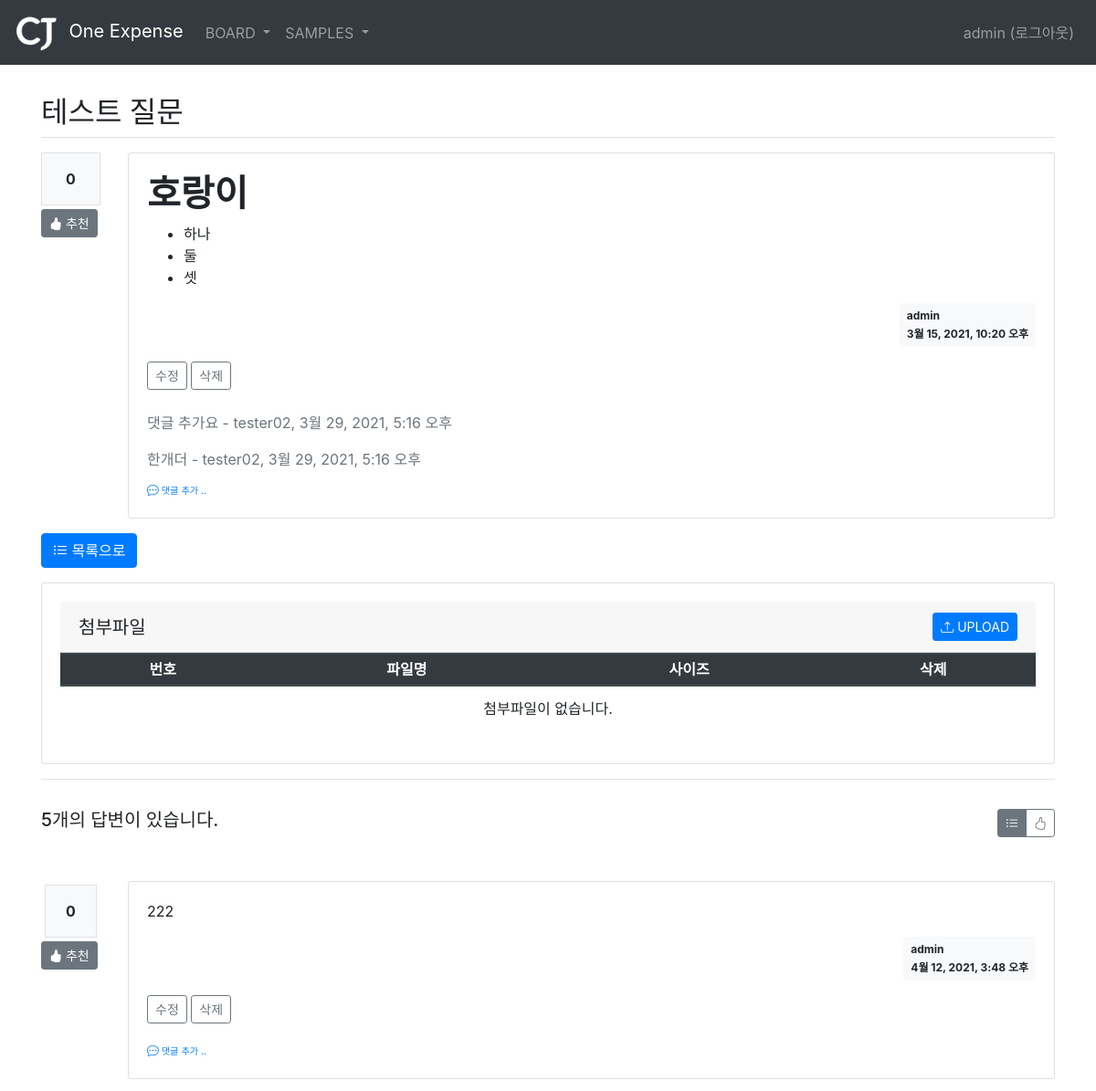
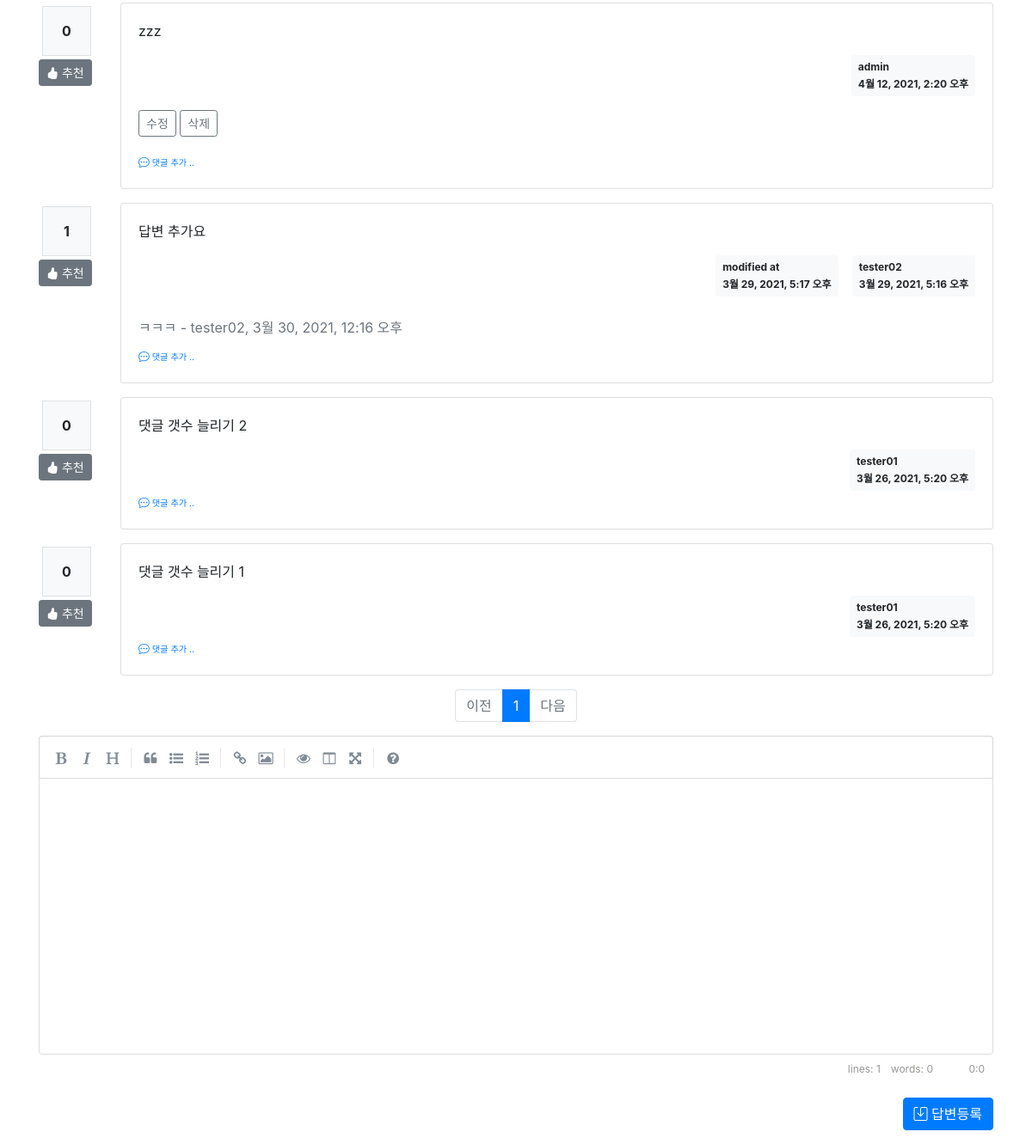
Screenshot of /board/board/detail/307/ (signed in) with the database file from the repository (2 pictures, top to bottom).
### board/models.py (models this page shows, shortened)
class Board(models.Model):
    menu = models.ForeignKey(Menu, on_delete=models.CASCADE, related_name='menu_board')
    author = models.ForeignKey(User, on_delete=models.CASCADE, related_name='author_board')
    subject = models.CharField(max_length=200)
    content = models.TextField()
    hit_count = models.IntegerField(default=0)
    create_date = models.DateTimeField()
    modify_date = models.DateTimeField(null=True, blank=True)
    voter = models.ManyToManyField(User, related_name='voter_board')

class Comment(models.Model):
    author = models.ForeignKey(User, on_delete=models.CASCADE)
    content = models.TextField()
    create_date = models.DateTimeField()
    modify_date = models.DateTimeField(null=True, blank=True)
    board = models.ForeignKey(Board, null=True, blank=True, on_delete=models.CASCADE)
    reply = models.ForeignKey(Reply, null=True, blank=True, on_delete=models.CASCADE)

class Reply(models.Model):
    author = models.ForeignKey(User, on_delete=models.CASCADE, related_name='author_reply')
    board = models.ForeignKey(Board, on_delete=models.CASCADE)
    content = models.TextField()
    create_date = models.DateTimeField()
    modify_date = models.DateTimeField(null=True, blank=True)
    voter = models.ManyToManyField(User, related_name='voter_reply')

### board/views/base_views.py (the view)
# urls.py: path('board/detail/<int:board_id>/', base_views.detail, name='detail'),
@login_required(login_url='common:login')
def detail(request, board_id):
    page = request.GET.get('page', '1')  # 페이지
    so = request.GET.get('so', 'recent')  # 정렬기준
    board = get_object_or_404(Board, pk=board_id)
    board.hit_count += 1
    board.save()
    if so == 'recommend':
        reply_list = board.reply_set.all().annotate(num_voter=Count('voter')).order_by('-num_voter', '-create_date')
    else:  # recent
        reply_list = board.reply_set.all().order_by('-create_date')
    paginator = Paginator(reply_list, 5)  # 페이지당 5개씩 보여주기
    page_obj = paginator.get_page(page)
    fileForm = FileForm()
    file_list = File.objects.filter(ref_type='board', ref_id=board.id).order_by('-create_date')
    context = {'board': board, 'reply_list': page_obj, 'so': so, 'page': page, 'fileForm': fileForm, 'file_list': file_list, 'ref_type': 'board', 'ref_id': board.id}
    return render(request, 'board/board_detail.html', context)

### board/templatetags/board_filter.py (called while the page is built)
@register.filter()
def mark(value):
    extensions = ["nl2br", "fenced_code"]
    return mark_safe(markdown.markdown(value, extensions=extensions))

### templates/board/board_detail.html (shortened to what this page needs)
{% extends 'base.html' %}
{% load board_filter %}
{% block content %}
<div class="container my-3" style="padding-top:80px">
    <h2 class="border-bottom py-2">{{ board.subject }}</h2>
    <div class="row my-3">
        <div class="col-1">
            <div class="bg-light text-center p-3 border font-weight-bolder mb-1">{{board.voter.count}}</div>
            <a href="#" data-uri="{% url 'board:vote_board' board.id  %}"
               class="recommend btn btn-sm btn-secondary"><i class="bi bi-hand-thumbs-up-fill"></i> 추천</a>
        </div>
        <div class="col-11">
            <div class="card">
                <div class="card-body">
                    <div class="card-text">{{ board.content|mark }}</div>
                    <div class="d-flex justify-content-end">
                        <div class="badge badge-light p-2 text-left">
                            <div class="mb-2">{{ board.author.username }}</div>
                            <div>{{ board.create_date }}</div>
                        </div>
                    </div>
                    {% if request.user == board.author %}
                    <div class="my-3">
                        <a href="{% url 'board:board_modify' board.id  %}"
                           class="btn btn-sm btn-outline-secondary">수정</a>
                        <a href="#" class="delete btn btn-sm btn-outline-secondary"
                           data-uri="{% url 'board:board_delete' board.id  %}">삭제</a>
                    </div>
                    {% endif %}
                    {% if board.comment_set.count > 0 %}
                    <div class="mt-3">
                    {% for comment in board.comment_set.all %}
                        <div class="comment py-2 text-muted">
                            <span style="white-space: pre-line;">{{ comment.content }}</span>
                            <span>
                                - {{ comment.author }}, {{ comment.create_date }}
                            </span>
                        </div>
                    {% endfor %}
                    </div>
                    {% endif %}
                    <div>
                        <a href="{% url 'board:comment_create_board' board.id  %}"
                           class="small"><i class="bi bi-chat-dots"></i><small> 댓글 추가 ..</small></a>
                    </div>
                </div>
            </div>
        </div>
    </div>
    <a href="{% url 'board:list' board.menu_id %}" class="btn btn-primary"><i class="bi bi-list-ul"></i> 목록으로</a>
    <div class="row my-3">
        <div class="col-12">
            <div class="card">
                <div class="card-body">
                    <h5 class="card-header d-flex justify-content-between align-items-center">
                        첨부파일
                        <button id="upload_popup_btn" type="button" class="btn btn-sm btn-primary"><i class="bi bi-upload"></i> UPLOAD</button>
                    </h5>
                    <table class="table">
                        <thead>
                        <tr class="text-center thead-dark table-sm">
                            <th>번호</th>
                            <th>파일명</th>
                            <th>사이즈</th>
                            <th>삭제</th>
                        </tr>
                        </thead>
                        <tbody>
                        {% if file_list %}
                        {% for file in file_list %}
                        <tr class="text-center">
                            <td>{{ forloop.counter }}</td>
                            <td>
                                <a href="{% url 'common:file_download' file.id  %}">{{ file.file_name }}</a>
                            </td>
                            <td>
                                {{ file.file_data.size }}
                            </td>
                            <td>
                                <a href="#" data-uri="{% url 'common:file_delete' file.id %}" class="file_delete badge badge-danger" type="button">DELETE</a>
                            </td>
                        </tr>
                        {% endfor %}
                        {% else %}
                        <tr>
                            <td colspan="4" class="text-center">첨부파일이 없습니다.</td>
                        </tr>
                        {% endif %}
                        </tbody>
                    </table>
                </div>
            </div>
        </div>
    </div>
    <div class="d-flex justify-content-between border-top my-3 py-2">
        <h5 class="my-3 py-2">{{ reply_list.paginator.count }}개의 답변이 있습니다.</h5>
        <div class="btn-group my-3 py-2" role="group">
            <button type="button" class="btn btn-sm btn-outline-secondary so {% if so == 'recent' %}active{% endif %}" data-so="recent"  data-original-title="최신순">
                <i class="bi bi-list-ul"></i>
            </button>
            <button type="button" class="btn btn-sm btn-outline-secondary so {% if so == 'recommend' %}active{% endif %}" data-so="recommend" data-original-title="추천순">
                <i class="bi bi-hand-thumbs-up"></i>
            </button>
        </div>
    </div>
    {% for reply in reply_list %}
    <div class="row my-3">
        <div class="col-1">
            <div class="bg-light text-center p-3 border font-weight-bolder m-1">{{reply.voter.count}}</div>
            <a href="#" data-uri="{% url 'board:vote_reply' reply.id  %}"
                class="recommend btn btn-sm btn-secondary"><i class="bi bi-hand-thumbs-up-fill"></i> 추천</a>
        </div>
        <div class="col-11">
            <div class="card">
                <div class="card-body">
                    <div class="card-text">{{ reply.content|mark }}</div>
                    <div class="d-flex justify-content-end">
                        {% if reply.modify_date %}
                        <div class="badge badge-light p-2 text-left mx-3">
                            <div class="mb-2">modified at</div>
                            <div>{{ reply.modify_date }}</div>
                        </div>
                        {% endif %}
                        <div class="badge badge-light p-2 text-left">
                            <div class="mb-2">{{ reply.author.username }}</div>
                            <div>{{ reply.create_date }}</div>
                        </div>
                    </div>
                    {% if request.user == reply.author %}
                    <div class="my-3">
                        <a href="{% url 'board:reply_modify' reply.id  %}"
                           class="btn btn-sm btn-outline-secondary">수정</a>
                        <a href="#" class="delete btn btn-sm btn-outline-secondary "
                           data-uri="{% url 'board:reply_delete' reply.id  %}">삭제</a>
                    </div>
                    {% endif %}
                    {% if reply.comment_set.count > 0 %}
                    <div class="mt-3">
                    {% for comment in reply.comment_set.all %}
                        <div class="comment py-2 text-muted">
                            <span style="white-space: pre-line;">{{ comment.content }}</span>
                            <span>
                                - {{ comment.author }}, {{ comment.create_date }}
                            </span>
                        </div>
                    {% endfor %}
                    </div>
                    {% endif %}
                    <div>
                        <a href="{% url 'board:comment_create_reply' reply.id  %}"
                           class="small"><i class="bi bi-chat-dots"></i><small> 댓글 추가 ..</small></a>
                    </div>
                </div>
            </div>
        </div>
    </div>
    {% endfor %}
    <ul class="pagination justify-content-center">
        {% if reply_list.has_previous %}
        <li class="page-item">
           <a class="page-link" data-page="{{ reply_list.previous_page_number }}" href="#">이전</a>
        </li>
        {% else %}
        <li class="page-item disabled">
            <a class="page-link" tabindex="-1" aria-disabled="true" href="#">이전</a>
        </li>
        {% endif %}
        {% for page_number in reply_list.paginator.page_range %}
            {% if page_number >= reply_list.number|add:-5 and page_number <= reply_list.number|add:5 %}
                {% if page_number == reply_list.number %}
                <li class="page-item active" aria-current="page">
                    <a class="page-link" data-page="{{ page_number }}" href="#">{{ page_number }}</a>
                </li>
                {% else %}
                <li class="page-item">
                    <a class="page-link" data-page="{{ page_number }}" href="#">{{ page_number }}</a>
                </li>
                {% endif %}
            {% endif %}
        {% endfor %}
        {% if reply_list.has_next %}
        <li class="page-item">
            <a class="page-link" data-page="{{ reply_list.next_page_number }}" href="#">다음</a>
        </li>
        {% else %}
        <li class="page-item disabled">
            <a class="page-link" tabindex="-1" aria-disabled="true" href="#">다음</a>
        </li>
        {% endif %}
    </ul>
    <form action="{% url 'board:reply_create' board.id %}" method="post" class="my-3">
        <div class="form-group">
        </div>
        <div class="d-flex justify-content-end">
            <button type="submit" class="btn btn-primary"><i class="bi bi-save"></i> 답변등록</button>
        </div>
    </form>
</div>
{% endblock %}

### templates/navbar.html (shortened to what this page needs)
{% load static %}
<header>
    <nav class="navbar navbar-expand-md navbar-dark fixed-top bg-dark">
        <a class="navbar-brand" href="/">
            <img src="{% static '/images/logo_cj_white.png' %}" class="img-fluid" style="height:45px; padding-right:5px"> One Expense
        </a>
        <div class="collapse navbar-collapse" id="navbarCollapse">
            <ul class="navbar-nav mr-auto">
                <li class="nav-item dropdown">
                    {% if user.is_authenticated %}
                    <a class="nav-link dropdown-toggle" href="{% url 'board:list' 1 %}" data-toggle="dropdown"> BOARD </a>
                    {% endif %}
                </li>
                <li class="nav-item dropdown">
                    {% if user.is_authenticated %}
                    <a class="nav-link dropdown-toggle" href="{% url 'board:list' 1 %}" data-toggle="dropdown"> SAMPLES </a>
                    {% endif %}
                </li>
            </ul>
            <ul class="navbar-nav">
                <li class="nav-item">
                    {% if user.is_authenticated %}
                    <a class="nav-link" href="{% url 'common:logout' %}">{{ user.username }} (로그아웃)</a>
                    {% else %}
                    <a class="nav-link" href="{% url 'common:login' %}">로그인</a>
                    {% endif %}
                </li>
            </ul>
        </div>
    </nav>
</header>

### rows the page displays
Board: subject "테스트 질문", voter.count "0", content|mark "호랑이 하나 둘 셋", author.username "admin", create_date "3월 15, 2021, 10:20 오후"
Comment: content "댓글 추가요", author "tester02", create_date "3월 29, 2021, 5:16 오후"
Comment: content "한개더", author "tester02", create_date "3월 29, 2021, 5:16 오후"
Reply: voter.count "0", content|mark "222", author.username "admin", create_date "4월 12, 2021, 3:48 오후", shows "수정"
Reply: voter.count "0", content|mark "zzz", author.username "admin", create_date "4월 12, 2021, 2:20 오후", shows "수정"
Reply: voter.count "1", content|mark "답변 추가요", modify_date "3월 29, 2021, 5:17 오후", author.username "tester02", create_date "3월 29, 2021, 5:16 오후"
Comment: content "ㅋㅋㅋ", author "tester02", create_date "3월 30, 2021, 12:16 오후"
Reply: voter.count "0", content|mark "댓글 갯수 늘리기 2", author.username "tester01", create_date "3월 26, 2021, 5:20 오후"
Reply: voter.count "0", content|mark "댓글 갯수 늘리기 1", author.username "tester01", create_date "3월 26, 2021, 5:20 오후"

### other values shown
{{ user.username }} "admin"
{{ reply_list.paginator.count }} "5"
{{ page_number }} "1"
